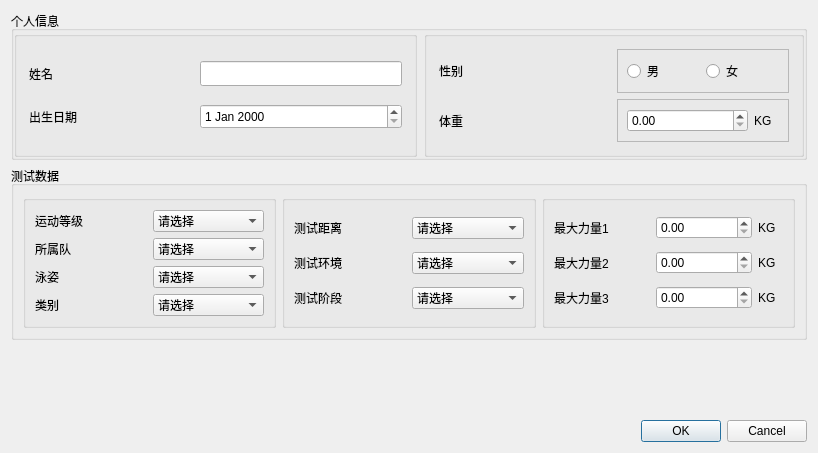
<?xml version="1.0" encoding="UTF-8"?>
<ui version="4.0">
 <class>AddRecord</class>
 <widget class="QDialog" name="AddRecord">
  <property name="geometry">
   <rect>
    <x>0</x>
    <y>0</y>
    <width>818</width>
    <height>453</height>
   </rect>
  </property>
  <property name="windowTitle">
   <string>Dialog</string>
  </property>
  <layout class="QVBoxLayout" name="verticalLayout_5">
   <item>
    <widget class="QGroupBox" name="groupBox">
     <property name="title">
      <string>个人信息</string>
     </property>
     <layout class="QHBoxLayout" name="horizontalLayout_8">
      <property name="spacing">
       <number>7</number>
      </property>
      <property name="leftMargin">
       <number>0</number>
      </property>
      <property name="topMargin">
       <number>0</number>
      </property>
      <property name="rightMargin">
       <number>0</number>
      </property>
      <property name="bottomMargin">
       <number>0</number>
      </property>
      <item>
       <widget class="QGroupBox" name="groupBox_4">
        <property name="title">
         <string/>
        </property>
        <layout class="QVBoxLayout" name="verticalLayout_3">
         <property name="leftMargin">
          <number>12</number>
         </property>
         <property name="topMargin">
          <number>12</number>
         </property>
         <property name="rightMargin">
          <number>12</number>
         </property>
         <property name="bottomMargin">
          <number>12</number>
         </property>
         <item>
          <layout class="QHBoxLayout" name="horizontalLayout_10">
           <item>
            <widget class="QLabel" name="label_15">
             <property name="styleSheet">
              <string notr="true"/>
             </property>
             <property name="text">
              <string>姓名</string>
             </property>
            </widget>
           </item>
           <item>
            <widget class="QLineEdit" name="name">
             <property name="enabled">
              <bool>true</bool>
             </property>
             <property name="minimumSize">
              <size>
               <width>202</width>
               <height>25</height>
              </size>
             </property>
             <property name="maximumSize">
              <size>
               <width>202</width>
               <height>25</height>
              </size>
             </property>
            </widget>
           </item>
          </layout>
         </item>
         <item>
          <layout class="QHBoxLayout" name="horizontalLayout_11">
           <item>
            <widget class="QLabel" name="label_16">
             <property name="text">
              <string>出生日期</string>
             </property>
            </widget>
           </item>
           <item>
            <widget class="QDateEdit" name="birthday">
             <property name="minimumSize">
              <size>
               <width>202</width>
               <height>25</height>
              </size>
             </property>
             <property name="maximumSize">
              <size>
               <width>202</width>
               <height>25</height>
              </size>
             </property>
            </widget>
           </item>
          </layout>
         </item>
        </layout>
       </widget>
      </item>
      <item>
       <widget class="QGroupBox" name="groupBox_5">
        <property name="minimumSize">
         <size>
          <width>380</width>
          <height>0</height>
         </size>
        </property>
        <property name="title">
         <string/>
        </property>
        <layout class="QVBoxLayout" name="verticalLayout_4">
         <property name="leftMargin">
          <number>12</number>
         </property>
         <property name="topMargin">
          <number>12</number>
         </property>
         <property name="rightMargin">
          <number>12</number>
         </property>
         <property name="bottomMargin">
          <number>12</number>
         </property>
         <item>
          <layout class="QHBoxLayout" name="horizontalLayout_12">
           <item>
            <widget class="QLabel" name="label_17">
             <property name="text">
              <string>性别</string>
             </property>
            </widget>
           </item>
           <item>
            <widget class="QFrame" name="frame_3">
             <property name="frameShape">
              <enum>QFrame::StyledPanel</enum>
             </property>
             <property name="frameShadow">
              <enum>QFrame::Raised</enum>
             </property>
             <layout class="QHBoxLayout" name="horizontalLayout_13">
              <item>
               <widget class="QRadioButton" name="man">
                <property name="text">
                 <string>男</string>
                </property>
               </widget>
              </item>
              <item>
               <widget class="QRadioButton" name="woman">
                <property name="text">
                 <string>女</string>
                </property>
               </widget>
              </item>
             </layout>
            </widget>
           </item>
          </layout>
         </item>
         <item>
          <layout class="QHBoxLayout" name="horizontalLayout_14">
           <item>
            <widget class="QLabel" name="label_18">
             <property name="text">
              <string>体重</string>
             </property>
            </widget>
           </item>
           <item>
            <widget class="QFrame" name="frame_4">
             <property name="frameShape">
              <enum>QFrame::StyledPanel</enum>
             </property>
             <property name="frameShadow">
              <enum>QFrame::Raised</enum>
             </property>
             <layout class="QHBoxLayout" name="horizontalLayout_15">
              <item>
               <widget class="QDoubleSpinBox" name="weight"/>
              </item>
              <item>
               <widget class="QLabel" name="label_19">
                <property name="maximumSize">
                 <size>
                  <width>25</width>
                  <height>16777215</height>
                 </size>
                </property>
                <property name="text">
                 <string>KG</string>
                </property>
                <property name="alignment">
                 <set>Qt::AlignLeading|Qt::AlignLeft|Qt::AlignVCenter</set>
                </property>
                <property name="indent">
                 <number>-1</number>
                </property>
               </widget>
              </item>
             </layout>
            </widget>
           </item>
          </layout>
         </item>
        </layout>
       </widget>
      </item>
     </layout>
    </widget>
   </item>
   <item>
    <widget class="QGroupBox" name="groupBox_9">
     <property name="title">
      <string>测试数据</string>
     </property>
     <layout class="QHBoxLayout" name="horizontalLayout_16">
      <item>
       <widget class="QGroupBox" name="groupBox_10">
        <property name="title">
         <string/>
        </property>
        <layout class="QGridLayout" name="gridLayout_5">
         <item row="2" column="0">
          <widget class="QLabel" name="strokelabel_2">
           <property name="text">
            <string>泳姿</string>
           </property>
          </widget>
         </item>
         <item row="1" column="0">
          <widget class="QLabel" name="teamlabel_2">
           <property name="text">
            <string>所属队</string>
           </property>
          </widget>
         </item>
         <item row="2" column="1">
          <widget class="QComboBox" name="stroke">
           <item>
            <property name="text">
             <string>请选择</string>
            </property>
           </item>
          </widget>
         </item>
         <item row="3" column="0">
          <widget class="QLabel" name="typelabel_2">
           <property name="text">
            <string>类别</string>
           </property>
          </widget>
         </item>
         <item row="0" column="1">
          <widget class="QComboBox" name="level">
           <item>
            <property name="text">
             <string>请选择</string>
            </property>
           </item>
          </widget>
         </item>
         <item row="3" column="1">
          <widget class="QComboBox" name="strokeItem">
           <item>
            <property name="text">
             <string>请选择</string>
            </property>
           </item>
          </widget>
         </item>
         <item row="0" column="0">
          <widget class="QLabel" name="sportlevel_2">
           <property name="text">
            <string>运动等级</string>
           </property>
          </widget>
         </item>
         <item row="1" column="1">
          <widget class="QComboBox" name="team">
           <item>
            <property name="text">
             <string>请选择</string>
            </property>
           </item>
          </widget>
         </item>
        </layout>
       </widget>
      </item>
      <item>
       <widget class="QGroupBox" name="groupBox_11">
        <property name="title">
         <string/>
        </property>
        <layout class="QGridLayout" name="gridLayout_6">
         <item row="2" column="1">
          <widget class="QComboBox" name="distance">
           <item>
            <property name="text">
             <string>请选择</string>
            </property>
           </item>
          </widget>
         </item>
         <item row="4" column="0">
          <widget class="QLabel" name="label_20">
           <property name="text">
            <string>测试阶段</string>
           </property>
          </widget>
         </item>
         <item row="3" column="0">
          <widget class="QLabel" name="label_21">
           <property name="text">
            <string>测试环境</string>
           </property>
          </widget>
         </item>
         <item row="2" column="0">
          <widget class="QLabel" name="label_22">
           <property name="text">
            <string>测试距离</string>
           </property>
          </widget>
         </item>
         <item row="3" column="1">
          <widget class="QComboBox" name="env">
           <item>
            <property name="text">
             <string>请选择</string>
            </property>
           </item>
          </widget>
         </item>
         <item row="4" column="1">
          <widget class="QComboBox" name="stage">
           <item>
            <property name="text">
             <string>请选择</string>
            </property>
           </item>
          </widget>
         </item>
        </layout>
       </widget>
      </item>
      <item>
       <widget class="QGroupBox" name="groupBox_12">
        <property name="title">
         <string/>
        </property>
        <layout class="QGridLayout" name="gridLayout_2">
         <item row="1" column="1">
          <widget class="QDoubleSpinBox" name="maxPower2">
           <property name="maximum">
            <double>1000.000000000000000</double>
           </property>
          </widget>
         </item>
         <item row="0" column="0">
          <widget class="QLabel" name="label_23">
           <property name="text">
            <string>最大力量1</string>
           </property>
          </widget>
         </item>
         <item row="1" column="0">
          <widget class="QLabel" name="label_24">
           <property name="text">
            <string>最大力量2</string>
           </property>
          </widget>
         </item>
         <item row="6" column="1">
          <widget class="QDoubleSpinBox" name="maxPower3">
           <property name="maximum">
            <double>1000.000000000000000</double>
           </property>
          </widget>
         </item>
         <item row="0" column="1">
          <widget class="QDoubleSpinBox" name="maxPower1">
           <property name="maximum">
            <double>1000.000000000000000</double>
           </property>
          </widget>
         </item>
         <item row="6" column="0">
          <widget class="QLabel" name="label_25">
           <property name="text">
            <string>最大力量3</string>
           </property>
          </widget>
         </item>
         <item row="0" column="2">
          <widget class="QLabel" name="label_26">
           <property name="maximumSize">
            <size>
             <width>25</width>
             <height>16777215</height>
            </size>
           </property>
           <property name="text">
            <string>KG</string>
           </property>
           <property name="alignment">
            <set>Qt::AlignLeading|Qt::AlignLeft|Qt::AlignVCenter</set>
           </property>
          </widget>
         </item>
         <item row="1" column="2">
          <widget class="QLabel" name="label_27">
           <property name="text">
            <string>KG</string>
           </property>
           <property name="alignment">
            <set>Qt::AlignLeading|Qt::AlignLeft|Qt::AlignVCenter</set>
           </property>
          </widget>
         </item>
         <item row="6" column="2">
          <widget class="QLabel" name="label_28">
           <property name="text">
            <string>KG</string>
           </property>
           <property name="alignment">
            <set>Qt::AlignLeading|Qt::AlignLeft|Qt::AlignVCenter</set>
           </property>
          </widget>
         </item>
        </layout>
       </widget>
      </item>
     </layout>
    </widget>
   </item>
   <item>
    <widget class="QLabel" name="warnLabel">
     <property name="styleSheet">
      <string notr="true">color: rgb(255, 0, 0);</string>
     </property>
     <property name="text">
      <string/>
     </property>
    </widget>
   </item>
   <item>
    <widget class="QDialogButtonBox" name="buttonBox">
     <property name="orientation">
      <enum>Qt::Horizontal</enum>
     </property>
     <property name="standardButtons">
      <set>QDialogButtonBox::Cancel|QDialogButtonBox::Ok</set>
     </property>
    </widget>
   </item>
  </layout>
 </widget>
 <resources/>
 <connections>
  <connection>
   <sender>buttonBox</sender>
   <signal>accepted()</signal>
   <receiver>AddRecord</receiver>
   <slot>accept()</slot>
   <hints>
    <hint type="sourcelabel">
     <x>248</x>
     <y>254</y>
    </hint>
    <hint type="destinationlabel">
     <x>157</x>
     <y>274</y>
    </hint>
   </hints>
  </connection>
  <connection>
   <sender>buttonBox</sender>
   <signal>rejected()</signal>
   <receiver>AddRecord</receiver>
   <slot>reject()</slot>
   <hints>
    <hint type="sourcelabel">
     <x>316</x>
     <y>260</y>
    </hint>
    <hint type="destinationlabel">
     <x>286</x>
     <y>274</y>
    </hint>
   </hints>
  </connection>
 </connections>
</ui>
